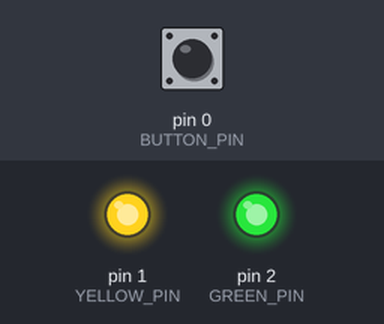
Recording of a sketch running on a simulated Arduino Uno, built with avr-gcc and run on an emulated ATmega328P. Parts: output pins drawn as LEDs (lit = HIGH). The inputs (shaded band) are chosen by the test bench; at power-on: pin 0 (BUTTON_PIN) HIGH.

Above: at 1.2 s.
1.3 s: pin 0 (BUTTON_PIN) pulled LOW for 0.15 s
At 1.58 s:
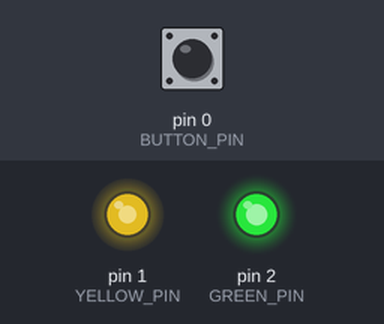
At 3.8 s:
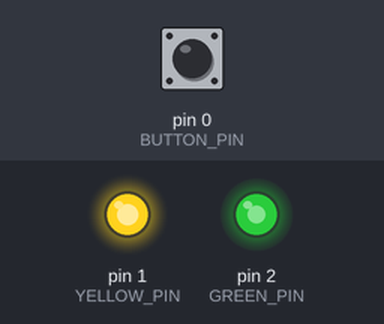
Timing chart, 0 to 8.9 s (numbered marks = the images above; inputs shaded):
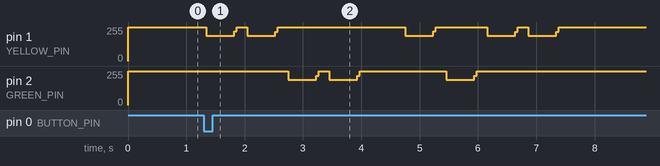

The sketch:

NerdWatch.ino
```cpp
//
// NerdWatch -- a simple PCB that displays the time in binary by flashing two LEDs.
//              The hour is first displayed using 4 bits, and then the position of the "big hand"
//              of the clock is displayed using the next 4 bits. The green LED indicates a binary 1,
//              and yellow indicates a binary zero. For instance, the time 6:50 would
//              be displayed using the following flashing pattern (Y = yellow, G = green):
//                   Y G G Y <pause> G Y G Y
//
// Written by Tony DeRose, April 2014
// (c) 428 Industries
//
#include "Button.h"
#include "Clock.h"
#include "LED.h"
#include <avr/power.h>

// Pin definitions
#define BUTTON_PIN              0
#define YELLOW_PIN              1
#define GREEN_PIN               2

// Delay definitions
#define BIT_DISPLAY_DELAY       500                     // Display a bit for this many millis
#define INTER_BIT_DELAY         200                     // Wait this many millis between bits
#define POST_DISPLAY_DELAY      600                     // Wait this many millis after displaying hours or minutes

LED                  OneLed(GREEN_PIN);
LED                  ZeroLed( YELLOW_PIN);

//
// A class to do serial single bit display using the two
// LEDs in a non-blocking fashion
//
class BitDisplayer {
public:
    typedef enum {
        OFF_STATE,
        DISPLAYING_BIT_STATE,
        BETWEEN_BITS_STATE,
        POST_DISPLAY_STATE,
    } DisplayerState;

    BitDisplayer() {}

    void SetValueToDisplay(uint8_t value) {
        _value = value;
    }

    void Start() {
        _state = BETWEEN_BITS_STATE;
        _bitNum = 3;
        _time = 0;
    }

    void Update() {
        switch (_state) {
            case OFF_STATE:
               // Do nothing
            break;

            case BETWEEN_BITS_STATE:
                if (millis() - _time > INTER_BIT_DELAY) {
                    // Display the next bit
                    if (_bitNum >= 0) {
                        uint8_t mask = 1 << _bitNum;
                        if (_value & mask) {
                            OneLed.SetIntensity(64);            // To save power
                        } else {
                            ZeroLed.SetIntensity(64);
                        }
                        _time = millis();
                        _bitNum--;
                        _state = DISPLAYING_BIT_STATE;
                    } else {
                        _state = POST_DISPLAY_STATE;
                        _time = millis();
                    }
                }
            break;

            case DISPLAYING_BIT_STATE:
                if (millis() - _time > BIT_DISPLAY_DELAY) {
                    _time = millis();
                    _state = BETWEEN_BITS_STATE;
                    OneLed.SetMode(LED::OFF);
                    ZeroLed.SetMode(LED::OFF);
                }
            break;

            case POST_DISPLAY_STATE:
                if (millis() - _time > POST_DISPLAY_DELAY) {
                    _state = OFF_STATE;
                }
            break;
        }
    }

    bool IsDone() {
        return _state == OFF_STATE;
    }

private:
    int                   _bitNum;      // Which bit is currently being displayed
    DisplayerState        _state;       // The current state
    uint32_t              _time;        // Used for accurate non-blocking delays
    uint8_t               _value;       // The value to display
};


// States of the system
typedef enum {
    OFF_STATE,
    DISPLAYING_HOUR_STATE,
    DISPLAYING_MINUTE_STATE,
} StateType;

BitDisplayer         Displayer;
Clock                Now( 3 /* hour */, 21 /* minutes */, 0 /* seconds */, false /* am */);
StateType            State = OFF_STATE;
Button               TellTimeButton( BUTTON_PIN, false /* isAnalogPin */, true /* pressedWhenLow */);

void setup()
{
    // Configure for low power operation
    power_adc_disable();

    pinMode(YELLOW_PIN, OUTPUT);
    ZeroLed.SetIsOnWhenHigh(false);
    ZeroLed.SetMode(LED::OFF);

    pinMode(GREEN_PIN, OUTPUT);
    OneLed.SetIsOnWhenHigh(false);
    OneLed.SetMode(LED::OFF);

    pinMode(BUTTON_PIN, INPUT);
    digitalWrite( BUTTON_PIN, HIGH);              // Connect internal pull up resistor
}

void loop()
{
    Displayer.Update();
    Now.Update();
    OneLed.Update();
    TellTimeButton.Update();
    ZeroLed.Update();

    switch(State) {
        case OFF_STATE:
            if (TellTimeButton.WasPressed()) {
                ZeroLed.SetMode(LED::OFF);
                Displayer.SetValueToDisplay( Now.GetHours());
                Displayer.Start();
                State = DISPLAYING_HOUR_STATE;
            }
        break;

        case DISPLAYING_HOUR_STATE:
            if (Displayer.IsDone()) {
                // Round minutes off to nearest five minutes
                Displayer.SetValueToDisplay( (Now.GetMinutes() + 2)/5);
                Displayer.Start();
                State = DISPLAYING_MINUTE_STATE;
            }
        break;

        case DISPLAYING_MINUTE_STATE:
            if (Displayer.IsDone()) {
                State = OFF_STATE;
            }
       break;
    }
}
```

Button.cpp
```cpp
#include "Button.h"

#define INDETERMINANT    4            // Indicates an indeterminant state
#define DEBOUNCE         5            // # of milliseconds to wait for state to settle

Button::Button(uint8_t buttonPin, bool isPinAnalog, bool pressedWhenLOW)
{
  pin = buttonPin;
  isAnalogPin = isPinAnalog;
  if (!isAnalogPin) pinMode( buttonPin, INPUT);

  if (pressedWhenLOW) {
      pressedState = LOW;
      openState    = HIGH;
  } else {
      pressedState = HIGH;
      openState    = LOW;
  }
  state = openState;                   // Debounced current state/
  prevState = openState;               // Debounced previous state
}

Button::Button()
{
}

void Button::Initialize( uint8_t buttonPin, bool isPinAnalog, bool pressedWhenLOW )
{
  pin = buttonPin;
  isAnalogPin = isPinAnalog;
  if (pressedWhenLOW) {
      pressedState = LOW;
      openState    = HIGH;
  } else {
      pressedState = HIGH;
      openState    = LOW;
  }
  state = openState;                   // Debounced current state/
  prevState = openState;
}

bool Button::IsPressed()
{
  return (ReadState() == pressedState);
}

bool Button::WasPressed()
{
  if (state == pressedState && prevState == openState) return true;
  return false;
}

bool Button::WasReleased()
{
  if (state == openState && prevState == pressedState) return true;
  return false;
}

uint8_t Button::ReadState()
{
  if (isAnalogPin) {
    if (analogRead(pin) > 1000) {
      return HIGH;
    } else {
      return LOW;
    }
  }
  return digitalRead(pin);
}

void Button::SetKey( char aKey)
{
    key = aKey;
}

void Button::Update()
{
    if (state == INDETERMINANT) {
        // If we're still in the settling period, keep waiting
        if (millis() - time < DEBOUNCE) {
            // Serial.println("W");
            return;
        }

        // State should be reliable now
        // Serial.println("D");
        state = ReadState();
        return;
    }

    uint8_t instantaneousState = ReadState();

    if (instantaneousState != state) {          // We're moving into indeterminant state
        prevState = state;
        state = INDETERMINANT;
        time = millis();
        // Serial.println("I");
        return;
    }

    if (instantaneousState == state && state == prevState) { // We're in an constant state
        return;
    }

    prevState = state;
    state = instantaneousState;
}
```

Button.h
```cpp
#ifndef BUTTON_H
#define BUTTON_H
//
// Written by: Tony DeRose, August 2010
// Updated: Feburary 2012
//
#include "Arduino.h"

//
// Represents a button attached to a pin. The pin can either be an analog or digital
// pin as specified by the third argument to the constructor.
//
// The button can store a keyboard equivalent character for keyboard emulation applications.
//
// Debouncing is done to make the results of isPressed() and wasPressed() more reliable.
//
class Button
{
  public:
    Button(uint8_t buttonPin, bool isPinAnalog, bool pressedWhenLOW = false);

    Button();

    void Initialize(uint8_t buttonPin, bool isPinAnalog, bool pressedWhenLOW = false);

    // For keyboard emulation
    void SetKey( char key);

    char GetKey() {
        return key;
    }

    // Call this immediately prior to calling the other accessors.
    void Update();

    // Return true if the debounced state of the button is pressed.
    bool IsPressed();

    // Return true if the debounced state of the button was pressed since the last time it was queried.
    bool WasPressed();

    // Return true if the debounced state of the button was released since the last time it was quieried.
    bool WasReleased();

    // Return the instantaneous (non-debounced) state of the pin attached to the button
    uint8_t ReadState();


  private:
    char    key;
    bool    isAnalogPin;
    uint8_t pin;
    uint8_t pressedState;
    uint8_t prevState;
    uint8_t openState;
    uint8_t state;
    long int time;             // The time at which the button was last pressed
};
#endif
```

Clock.cpp
```cpp
#include "Clock.h"

Clock::Clock()
{
    init();
    SetTime( 1, 0, 0, true);
}

Clock::Clock(uint8_t hours, uint8_t minutes, uint8_t seconds, bool am)
{
    init();
    SetTime( hours, minutes, seconds, am);
}

void Clock::init()
{
    _millis = millis();
    _hasChanged = true;
}

void Clock::Update()
{
    long int now = millis();
    if ((now - _millis) < 0) {
        // millis() wrapped around - it happens about every 50 days
        _millis = 0;
    }
    if ((now - _millis) >= 1000) {
        // A second has past since I last updated my values ... update again
        _millis = now;
        _seconds++;
        _hasChanged = true;
        if (_seconds == 60) {
            // Carry over to minutes
            _seconds = 0;
            _minutes++;
            if (_minutes == 60) {
                // Carry over to hours
                _minutes = 0;
                _hours++;
                if (_hours == 12) {
                    // Toggle am
                    _am = !_am;
                } else if (_hours == 13) {
                    // Wrap back to 1:00
                    _hours = 1;
                }
            }
        }
    }
}

void Clock::SetTime( uint8_t hours, uint8_t minutes, uint8_t seconds, bool am)
{
    _hours = hours;
    _minutes = minutes;
    _seconds = seconds;
    _am = am;
    _millis = millis();
}

long int modularDifference( long int a, long int n, long int m)
{
    long int an = (a-n)%m;
    long int na = (n-a)%m;
    if (abs(na) < abs(an)) {
        return na;
    }
    return an;
}

long int Clock::DifferenceInSeconds(Clock c)
{
    long int thisInSeconds = (_hours * 60 + _minutes) * 60 + _seconds;
    long int secondsIn12Hours = ((long int) 12) * ((long int) 3600);
    long int secondsIn24Hours = ((long int) 12) * ((long int) 3600);

    if (!_am) {
        thisInSeconds += secondsIn12Hours;
    }
    long int cInSeconds = (c._hours * 60 + c._minutes) * 60 + c._seconds;
    if (!c._am) {
        cInSeconds += secondsIn12Hours;
    }
    return modularDifference( thisInSeconds, cInSeconds, secondsIn24Hours);
}
```

Clock.h
```cpp
#ifndef CLOCK_H
#define CLOCK_H

#include <Arduino.h>

//
// A class to represent a clock that keeps track of hours, minutes, and seconds
//
// Written by Tony DeRose, November 2012
//

class Clock
{
public:
    Clock();

    Clock( uint8_t hours, uint8_t minutes, uint8_t seconds, bool am);

    void Update();               // Call every time the loop() function is entered

    uint8_t GetSeconds() {
        return _seconds;
    }

    uint8_t GetMinutes() {
        return _minutes;
    }

    uint8_t GetHours() {
        return _hours;
    }

    bool    GetAm() {
        return _am;
    }

    bool HasChanged() {
        if (_hasChanged) {
            _hasChanged = false;
            return true;
        }
        return false;
    }

    void SetTime( uint8_t hours, uint8_t minutes, uint8_t seconds, bool am);

    // Return this - c in seconds
    long int DifferenceInSeconds(Clock c);

private:
    void init();
    uint8_t _seconds;
    uint8_t _minutes;
    uint8_t _hours;
    bool    _am;
    long int _millis;
    bool     _hasChanged;
};

#endif
```

LED.cpp
```cpp
#include "LED.h"

#define TICKS_PER_CYCLE      20           // Number of ticks in a PWM cycle
#define SMOOTH_INCREMENT      1           // Add this much to smooth modes per tick
#define TICKS_PER_BLINK     100           // Blinks on and off in this many ticks

LED::LED( uint8_t pinNumber)
{
    Initialize( pinNumber);
}

LED::LED() {
}

void LED::Initialize( uint8_t pinNumber)
{
    pinMode( pinNumber, OUTPUT);
    pin = pinNumber;
    mode = OFF;
    ticks = 0;
    intensity = 0;
    isOnWhenHigh = true;
    smoothDelay = 2;
}


void LED::SetIntensity( uint8_t newIntensity)
{
    intensity = newIntensity;
    pwmCounter = 0;
}

void LED::SetMode(Mode newMode)
{
    mode = (Mode) newMode;
    switch (mode) {
    case ON:
        SetIntensity(255);
        break;
    case OFF:
        SetIntensity(0);
        break;
    case SMOOTH_ON:
        break;
    case SMOOTH_OFF:
        break;
    case THROB:
        if (intensity == 0) {
            throbbingUp = true;
        } else {
            throbbingUp = false;
        }
        break;
    case BLINK:
        intensity = 0;
        break;
    case MOMENTARY:
        break;
    }
}

void LED::Update() {
    ++ticks;
    switch(mode) {
    case SMOOTH_ON:
        if (intensity + SMOOTH_INCREMENT <= 255) {
            intensity += SMOOTH_INCREMENT;
        } else {
            intensity = 255;
        }
        break;
    case SMOOTH_OFF:
        if (intensity - SMOOTH_INCREMENT >= 0) {
            if (ticks % smoothDelay == 0) intensity -= SMOOTH_INCREMENT;
        } else {
            intensity = 0;
        }
        break;
    case THROB:
        if (intensity == 0) {
            throbbingUp = true;
        } else if (intensity == 255) {
            throbbingUp = false;
        }
        if (throbbingUp)  {
            if (ticks % smoothDelay == 0) intensity += 1;
        } else {
            if (ticks % smoothDelay == 0) intensity -= 1;
        }
        break;
    case BLINK:
        if ((ticks % TICKS_PER_BLINK) < TICKS_PER_BLINK/2) {
            // Turn off
            digitalWrite( pin, isOnWhenHigh ? LOW : HIGH);
        } else {
            // Turn on
            digitalWrite( pin, isOnWhenHigh? HIGH : LOW);
        }
        return;
        break;
    case MOMENTARY:
        if (intensity == 255) {
            mode = MOMENTARY_DOWN;
        } else {
            intensity++;
        }
        break;
    case MOMENTARY_DOWN:
        if (intensity == 0) {
            mode = OFF;
        } else {
            intensity--;
        }
        break;
    }
    pwmCounter += intensity;
    if (pwmCounter >= 255) {
        // Turn on
        digitalWrite( pin, isOnWhenHigh ? HIGH : LOW);
        pwmCounter -= 255;
    } else {
        // Turn off
        digitalWrite( pin, isOnWhenHigh ? LOW : HIGH);
    }
}
```

LED.h
```cpp
#ifndef LED_H
#define LED_H

#include "Arduino.h"


class LED {
  public:
    typedef enum {
        OFF,
        ON,
        SMOOTH_OFF,
        SMOOTH_ON,
        THROB,
        BLINK,
        MOMENTARY,
        MOMENTARY_DOWN,
    } Mode;

    LED( uint8_t pinNumber);

    LED();

    int GetMode() {
        return mode;
    }

    uint8_t GetIntensity() {
      return intensity;
    }

    void Initialize( uint8_t pinNumber );

    void SetIntensity( uint8_t newIntensity);

    void SetIsOnWhenHigh( bool aBool) {
        isOnWhenHigh = aBool;
    }

    void SetMode(Mode newMode);

    // Wait this many ticks when changing intensity during smooth on, off, and trob.
    // Bigger numbers mean slower fades. Default is 2.
    void SetSmoothDelay( uint8_t delay) {
        smoothDelay= delay;
    }

    void Update();

  private:
    uint8_t         intensity;
    Mode            mode;
    uint8_t         pin;
    unsigned int    pwmCounter;
    uint8_t         ticks;
    uint8_t         smoothDelay;
    bool            throbbingUp;
    bool            isOnWhenHigh;
};

#endif
```
